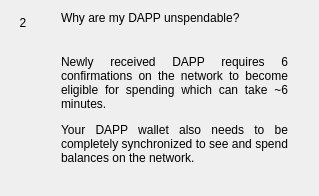
                  <widget class="QWidget" name="widgetFaq2" native="true">
                   <layout class="QHBoxLayout" name="horizontalPage2" stretch="0,1">
                    <item alignment="Qt::AlignTop">
                     <widget class="QLabel" name="labelNumber2">
                      <property name="minimumSize">
                       <size>
                        <width>24</width>
                        <height>24</height>
                       </size>
                      </property>
                      <property name="maximumSize">
                       <size>
                        <width>16777215</width>
                        <height>24</height>
                       </size>
                      </property>
                      <property name="text">
                       <string>2</string>
                      </property>
                      <property name="alignment">
                       <set>Qt::AlignCenter</set>
                      </property>
                     </widget>
                    </item>
                    <item>
                     <layout class="QVBoxLayout" name="verticalLayoutPage2">
                      <property name="spacing">
                       <number>0</number>
                      </property>
                      <property name="leftMargin">
                       <number>20</number>
                      </property>
                      <property name="rightMargin">
                       <number>20</number>
                      </property>
                      <item>
                       <widget class="QLabel" name="labelSubtitle2">
                        <property name="text">
                         <string>Why are my DAPP unspendable?</string>
                        </property>
                        <property name="wordWrap">
                         <bool>true</bool>
                        </property>
                       </widget>
                      </item>
                      <item>
                       <spacer name="verticalSpacer_20">
                        <property name="orientation">
                         <enum>Qt::Vertical</enum>
                        </property>
                        <property name="sizeType">
                         <enum>QSizePolicy::Fixed</enum>
                        </property>
                        <property name="sizeHint" stdset="0">
                         <size>
                          <width>20</width>
                          <height>30</height>
                         </size>
                        </property>
                       </spacer>
                      </item>
                      <item>
                       <widget class="QLabel" name="labelContent2">
                        <property name="text">
                         <string>
                           &lt;html&gt;&lt;head/&gt;&lt;body&gt;&lt;p align=&quot;justify&quot;&gt;
                           Newly received DAPP requires 6 confirmations on the network
                           to become eligible for spending which can take ~6 minutes.
                           &lt;/p&gt;&lt;p align=&quot;justify&quot;&gt;
                           Your DAPP wallet also needs to be completely synchronized
                           to see and spend balances on the network.
                           &lt;/p&gt;&lt;/body&gt;&lt;/html&gt;
                         </string>
                        </property>
                        <property name="alignment">
                         <set>Qt::AlignLeading|Qt::AlignLeft|Qt::AlignTop</set>
                        </property>
                        <property name="wordWrap">
                         <bool>true</bool>
                        </property>
                       </widget>
                      </item>
                      <item>
                       <spacer name="verticalSpacer_21">
                        <property name="orientation">
                         <enum>Qt::Vertical</enum>
                        </property>
                        <property name="sizeHint" stdset="0">
                         <size>
                          <width>20</width>
                          <height>20</height>
                         </size>
                        </property>
                       </spacer>
                      </item>
                     </layout>
                    </item>
                   </layout>
                  </widget>
